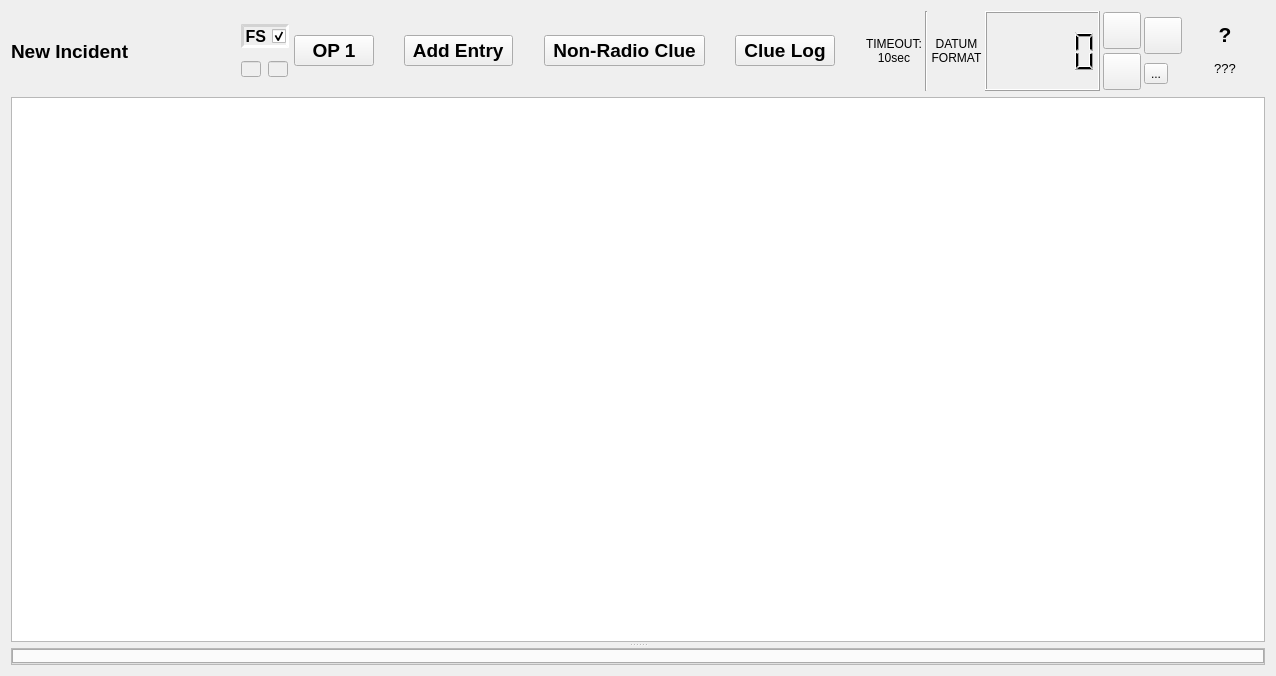
<?xml version="1.0" encoding="UTF-8"?>
<ui version="4.0">
 <class>Dialog</class>
 <widget class="QDialog" name="Dialog">
  <property name="geometry">
   <rect>
    <x>0</x>
    <y>0</y>
    <width>1276</width>
    <height>676</height>
   </rect>
  </property>
  <property name="maximumSize">
   <size>
    <width>2000</width>
    <height>1000</height>
   </size>
  </property>
  <property name="windowTitle">
   <string>Radio Log</string>
  </property>
  <layout class="QGridLayout" name="gridLayout_2">
   <item row="0" column="0">
    <layout class="QHBoxLayout" name="horizontalLayout" stretch="0,0,0,0,0,0,0,0,0,0,0,0,0,0,0">
     <property name="spacing">
      <number>3</number>
     </property>
     <item>
      <widget class="QLabel" name="incidentNameLabel">
       <property name="sizePolicy">
        <sizepolicy hsizetype="Expanding" vsizetype="Preferred">
         <horstretch>0</horstretch>
         <verstretch>0</verstretch>
        </sizepolicy>
       </property>
       <property name="minimumSize">
        <size>
         <width>225</width>
         <height>0</height>
        </size>
       </property>
       <property name="font">
        <font>
         <family>Segoe UI</family>
         <pointsize>14</pointsize>
         <weight>75</weight>
         <bold>true</bold>
        </font>
       </property>
       <property name="text">
        <string>New Incident</string>
       </property>
      </widget>
     </item>
     <item>
      <widget class="QWidget" name="comPortLayoutWidget" native="true">
       <property name="enabled">
        <bool>true</bool>
       </property>
       <property name="sizePolicy">
        <sizepolicy hsizetype="Fixed" vsizetype="Preferred">
         <horstretch>0</horstretch>
         <verstretch>0</verstretch>
        </sizepolicy>
       </property>
       <layout class="QVBoxLayout" name="comPortSectionLayout">
        <property name="spacing">
         <number>2</number>
        </property>
        <property name="leftMargin">
         <number>2</number>
        </property>
        <property name="topMargin">
         <number>2</number>
        </property>
        <property name="rightMargin">
         <number>2</number>
        </property>
        <property name="bottomMargin">
         <number>2</number>
        </property>
        <item>
         <layout class="QHBoxLayout" name="fsEnableLayout">
          <item>
           <widget class="QCheckBox" name="fsCheckBox">
            <property name="maximumSize">
             <size>
              <width>16777215</width>
              <height>24</height>
             </size>
            </property>
            <property name="font">
             <font>
              <family>Segoe UI</family>
              <pointsize>12</pointsize>
              <weight>75</weight>
              <bold>true</bold>
             </font>
            </property>
            <property name="focusPolicy">
             <enum>Qt::NoFocus</enum>
            </property>
            <property name="layoutDirection">
             <enum>Qt::RightToLeft</enum>
            </property>
            <property name="styleSheet">
             <string notr="true">border:3px inset lightgray</string>
            </property>
            <property name="text">
             <string>FS</string>
            </property>
            <property name="iconSize">
             <size>
              <width>20</width>
              <height>20</height>
             </size>
            </property>
            <property name="checked">
             <bool>true</bool>
            </property>
            <property name="tristate">
             <bool>true</bool>
            </property>
           </widget>
          </item>
         </layout>
        </item>
        <item>
         <layout class="QHBoxLayout" name="comPortLightsLayout">
          <property name="spacing">
           <number>7</number>
          </property>
          <property name="topMargin">
           <number>0</number>
          </property>
          <item>
           <widget class="QLineEdit" name="firstComPortField">
            <property name="enabled">
             <bool>false</bool>
            </property>
            <property name="maximumSize">
             <size>
              <width>20</width>
              <height>16</height>
             </size>
            </property>
            <property name="font">
             <font>
              <pointsize>4</pointsize>
             </font>
            </property>
           </widget>
          </item>
          <item>
           <widget class="QLineEdit" name="secondComPortField">
            <property name="enabled">
             <bool>false</bool>
            </property>
            <property name="maximumSize">
             <size>
              <width>20</width>
              <height>16</height>
             </size>
            </property>
            <property name="font">
             <font>
              <pointsize>4</pointsize>
             </font>
            </property>
           </widget>
          </item>
         </layout>
        </item>
       </layout>
      </widget>
     </item>
     <item>
      <widget class="QPushButton" name="opPeriodButton">
       <property name="sizePolicy">
        <sizepolicy hsizetype="Fixed" vsizetype="Fixed">
         <horstretch>0</horstretch>
         <verstretch>0</verstretch>
        </sizepolicy>
       </property>
       <property name="minimumSize">
        <size>
         <width>80</width>
         <height>0</height>
        </size>
       </property>
       <property name="font">
        <font>
         <family>Segoe UI</family>
         <pointsize>14</pointsize>
         <weight>75</weight>
         <bold>true</bold>
         <kerning>true</kerning>
        </font>
       </property>
       <property name="focusPolicy">
        <enum>Qt::NoFocus</enum>
       </property>
       <property name="toolTip">
        <string>Change Operational Period</string>
       </property>
       <property name="text">
        <string>OP 1</string>
       </property>
       <property name="iconSize">
        <size>
         <width>20</width>
         <height>20</height>
        </size>
       </property>
      </widget>
     </item>
     <item>
      <spacer name="horizontalSpacer">
       <property name="orientation">
        <enum>Qt::Horizontal</enum>
       </property>
       <property name="sizeHint" stdset="0">
        <size>
         <width>40</width>
         <height>20</height>
        </size>
       </property>
      </spacer>
     </item>
     <item>
      <widget class="QPushButton" name="pushButton">
       <property name="sizePolicy">
        <sizepolicy hsizetype="Fixed" vsizetype="Fixed">
         <horstretch>0</horstretch>
         <verstretch>0</verstretch>
        </sizepolicy>
       </property>
       <property name="font">
        <font>
         <family>Segoe UI</family>
         <pointsize>14</pointsize>
         <weight>75</weight>
         <bold>true</bold>
        </font>
       </property>
       <property name="focusPolicy">
        <enum>Qt::NoFocus</enum>
       </property>
       <property name="toolTip">
        <string/>
       </property>
       <property name="text">
        <string> Add Entry </string>
       </property>
      </widget>
     </item>
     <item>
      <spacer name="horizontalSpacer_2">
       <property name="orientation">
        <enum>Qt::Horizontal</enum>
       </property>
       <property name="sizeHint" stdset="0">
        <size>
         <width>40</width>
         <height>20</height>
        </size>
       </property>
      </spacer>
     </item>
     <item>
      <widget class="QPushButton" name="addNonRadioClueButton">
       <property name="font">
        <font>
         <family>Segoe UI</family>
         <pointsize>14</pointsize>
         <weight>75</weight>
         <bold>true</bold>
        </font>
       </property>
       <property name="focusPolicy">
        <enum>Qt::NoFocus</enum>
       </property>
       <property name="toolTip">
        <string/>
       </property>
       <property name="text">
        <string> Non-Radio Clue </string>
       </property>
      </widget>
     </item>
     <item>
      <spacer name="horizontalSpacer_3">
       <property name="orientation">
        <enum>Qt::Horizontal</enum>
       </property>
       <property name="sizeHint" stdset="0">
        <size>
         <width>40</width>
         <height>20</height>
        </size>
       </property>
      </spacer>
     </item>
     <item>
      <widget class="QPushButton" name="clueLogButton">
       <property name="font">
        <font>
         <family>Segoe UI</family>
         <pointsize>14</pointsize>
         <weight>75</weight>
         <bold>true</bold>
        </font>
       </property>
       <property name="focusPolicy">
        <enum>Qt::NoFocus</enum>
       </property>
       <property name="toolTip">
        <string/>
       </property>
       <property name="text">
        <string> Clue Log </string>
       </property>
      </widget>
     </item>
     <item>
      <spacer name="horizontalSpacer_4">
       <property name="orientation">
        <enum>Qt::Horizontal</enum>
       </property>
       <property name="sizeHint" stdset="0">
        <size>
         <width>40</width>
         <height>20</height>
        </size>
       </property>
      </spacer>
     </item>
     <item>
      <widget class="QLabel" name="timeoutLabel">
       <property name="font">
        <font>
         <family>Segoe UI</family>
         <pointsize>9</pointsize>
        </font>
       </property>
       <property name="toolTip">
        <string>Flashing red begins after this much time without contact</string>
       </property>
       <property name="text">
        <string>TIMEOUT:
10sec</string>
       </property>
       <property name="alignment">
        <set>Qt::AlignCenter</set>
       </property>
      </widget>
     </item>
     <item>
      <widget class="Line" name="line">
       <property name="orientation">
        <enum>Qt::Vertical</enum>
       </property>
      </widget>
     </item>
     <item>
      <widget class="QLabel" name="datumFormatLabel">
       <property name="font">
        <font>
         <family>Segoe UI</family>
         <pointsize>9</pointsize>
        </font>
       </property>
       <property name="text">
        <string>DATUM
FORMAT</string>
       </property>
       <property name="alignment">
        <set>Qt::AlignCenter</set>
       </property>
      </widget>
     </item>
     <item>
      <widget class="QLCDNumber" name="clock">
       <property name="sizePolicy">
        <sizepolicy hsizetype="Fixed" vsizetype="Minimum">
         <horstretch>0</horstretch>
         <verstretch>0</verstretch>
        </sizepolicy>
       </property>
       <property name="minimumSize">
        <size>
         <width>115</width>
         <height>0</height>
        </size>
       </property>
       <property name="maximumSize">
        <size>
         <width>200</width>
         <height>16777215</height>
        </size>
       </property>
      </widget>
     </item>
     <item>
      <layout class="QHBoxLayout" name="horizontalLayout_2">
       <item>
        <layout class="QVBoxLayout" name="verticalLayout_4">
         <item>
          <widget class="QToolButton" name="optionsButton">
           <property name="sizePolicy">
            <sizepolicy hsizetype="Fixed" vsizetype="Fixed">
             <horstretch>0</horstretch>
             <verstretch>0</verstretch>
            </sizepolicy>
           </property>
           <property name="focusPolicy">
            <enum>Qt::NoFocus</enum>
           </property>
           <property name="toolTip">
            <string/>
           </property>
           <property name="icon">
            <iconset resource="../radiolog_ui.qrc">
             <normaloff>:/radiolog_ui/icons/options_icon.png</normaloff>:/radiolog_ui/icons/options_icon.png</iconset>
           </property>
           <property name="iconSize">
            <size>
             <width>30</width>
             <height>30</height>
            </size>
           </property>
           <property name="shortcut">
            <string>F2</string>
           </property>
          </widget>
         </item>
         <item>
          <widget class="QToolButton" name="printButton">
           <property name="sizePolicy">
            <sizepolicy hsizetype="Fixed" vsizetype="Fixed">
             <horstretch>0</horstretch>
             <verstretch>0</verstretch>
            </sizepolicy>
           </property>
           <property name="minimumSize">
            <size>
             <width>0</width>
             <height>0</height>
            </size>
           </property>
           <property name="cursor">
            <cursorShape>ArrowCursor</cursorShape>
           </property>
           <property name="focusPolicy">
            <enum>Qt::NoFocus</enum>
           </property>
           <property name="toolTip">
            <string/>
           </property>
           <property name="text">
            <string/>
           </property>
           <property name="icon">
            <iconset resource="../radiolog_ui.qrc">
             <normaloff>:/radiolog_ui/icons/print_icon.png</normaloff>:/radiolog_ui/icons/print_icon.png</iconset>
           </property>
           <property name="iconSize">
            <size>
             <width>30</width>
             <height>30</height>
            </size>
           </property>
          </widget>
         </item>
        </layout>
       </item>
       <item>
        <layout class="QVBoxLayout" name="verticalLayout_5">
         <item>
          <widget class="QToolButton" name="helpButton">
           <property name="focusPolicy">
            <enum>Qt::NoFocus</enum>
           </property>
           <property name="toolTip">
            <string/>
           </property>
           <property name="text">
            <string/>
           </property>
           <property name="icon">
            <iconset resource="../radiolog_ui.qrc">
             <normaloff>:/radiolog_ui/icons/help_icon.png</normaloff>:/radiolog_ui/icons/help_icon.png</iconset>
           </property>
           <property name="iconSize">
            <size>
             <width>30</width>
             <height>30</height>
            </size>
           </property>
           <property name="shortcut">
            <string>F1</string>
           </property>
          </widget>
         </item>
         <item>
          <widget class="QToolButton" name="fsFilterButton">
           <property name="focusPolicy">
            <enum>Qt::NoFocus</enum>
           </property>
           <property name="text">
            <string>...</string>
           </property>
           <property name="icon">
            <iconset resource="../radiolog_ui.qrc">
             <normaloff>:/radiolog_ui/icons/empty_filter.png</normaloff>:/radiolog_ui/icons/empty_filter.png</iconset>
           </property>
           <property name="iconSize">
            <size>
             <width>30</width>
             <height>30</height>
            </size>
           </property>
          </widget>
         </item>
        </layout>
       </item>
       <item>
        <widget class="clickableWidget" name="loginWidget" native="true">
         <property name="sizePolicy">
          <sizepolicy hsizetype="Fixed" vsizetype="Fixed">
           <horstretch>0</horstretch>
           <verstretch>0</verstretch>
          </sizepolicy>
         </property>
         <property name="minimumSize">
          <size>
           <width>80</width>
           <height>80</height>
          </size>
         </property>
         <property name="maximumSize">
          <size>
           <width>80</width>
           <height>80</height>
          </size>
         </property>
         <property name="styleSheet">
          <string notr="true">QWidget#loginWidget {
	background-image: url(:/radiolog_ui/icons/user_icon_80px.png);
}
QWidget#loginWidget:hover{
	background-image: url(:/radiolog_ui/icons/user_icon_blue_80px.png);
}</string>
         </property>
         <layout class="QVBoxLayout" name="verticalLayout_6">
          <item>
           <widget class="QLabel" name="loginInitialsLabel">
            <property name="font">
             <font>
              <family>Segoe UI</family>
              <pointsize>16</pointsize>
              <weight>75</weight>
              <bold>true</bold>
             </font>
            </property>
            <property name="text">
             <string>?</string>
            </property>
            <property name="alignment">
             <set>Qt::AlignCenter</set>
            </property>
           </widget>
          </item>
          <item>
           <widget class="QLabel" name="loginIdLabel">
            <property name="font">
             <font>
              <family>Segoe UI</family>
              <pointsize>10</pointsize>
             </font>
            </property>
            <property name="text">
             <string>???</string>
            </property>
            <property name="alignment">
             <set>Qt::AlignCenter</set>
            </property>
           </widget>
          </item>
         </layout>
        </widget>
       </item>
      </layout>
     </item>
    </layout>
   </item>
   <item row="1" column="0">
    <widget class="QSplitter" name="splitter">
     <property name="sizePolicy">
      <sizepolicy hsizetype="Preferred" vsizetype="Expanding">
       <horstretch>0</horstretch>
       <verstretch>0</verstretch>
      </sizepolicy>
     </property>
     <property name="styleSheet">
      <string notr="true">QSplitter::handle{image:url(icons/SplitterPanelIcon.png)}</string>
     </property>
     <property name="frameShape">
      <enum>QFrame::NoFrame</enum>
     </property>
     <property name="midLineWidth">
      <number>-1</number>
     </property>
     <property name="orientation">
      <enum>Qt::Vertical</enum>
     </property>
     <property name="handleWidth">
      <number>6</number>
     </property>
     <property name="childrenCollapsible">
      <bool>false</bool>
     </property>
     <widget class="CustomTableView" name="tableView">
      <property name="font">
       <font>
        <pointsize>9</pointsize>
       </font>
      </property>
      <property name="focusPolicy">
       <enum>Qt::NoFocus</enum>
      </property>
      <property name="editTriggers">
       <set>QAbstractItemView::NoEditTriggers</set>
      </property>
      <property name="tabKeyNavigation">
       <bool>false</bool>
      </property>
      <property name="showDropIndicator" stdset="0">
       <bool>false</bool>
      </property>
      <property name="alternatingRowColors">
       <bool>false</bool>
      </property>
      <property name="selectionMode">
       <enum>QAbstractItemView::SingleSelection</enum>
      </property>
      <property name="selectionBehavior">
       <enum>QAbstractItemView::SelectRows</enum>
      </property>
      <property name="textElideMode">
       <enum>Qt::ElideNone</enum>
      </property>
      <property name="verticalScrollMode">
       <enum>QAbstractItemView::ScrollPerPixel</enum>
      </property>
      <attribute name="verticalHeaderVisible">
       <bool>false</bool>
      </attribute>
     </widget>
     <widget class="QFrame" name="frame">
      <property name="frameShape">
       <enum>QFrame::StyledPanel</enum>
      </property>
      <property name="frameShadow">
       <enum>QFrame::Raised</enum>
      </property>
      <layout class="QVBoxLayout" name="verticalLayout_2">
       <property name="spacing">
        <number>0</number>
       </property>
       <property name="leftMargin">
        <number>0</number>
       </property>
       <property name="topMargin">
        <number>0</number>
       </property>
       <property name="rightMargin">
        <number>0</number>
       </property>
       <property name="bottomMargin">
        <number>0</number>
       </property>
       <item>
        <widget class="QWidget" name="teamHotkeysWidget" native="true">
         <layout class="QVBoxLayout" name="verticalLayout_3">
          <property name="spacing">
           <number>0</number>
          </property>
          <property name="leftMargin">
           <number>0</number>
          </property>
          <property name="topMargin">
           <number>0</number>
          </property>
          <property name="rightMargin">
           <number>0</number>
          </property>
          <property name="bottomMargin">
           <number>0</number>
          </property>
          <item>
           <layout class="QHBoxLayout" name="teamHotkeysHLayout">
            <property name="spacing">
             <number>0</number>
            </property>
           </layout>
          </item>
         </layout>
        </widget>
       </item>
       <item>
        <layout class="QVBoxLayout" name="verticalLayout">
         <item>
          <widget class="QTabWidget" name="tabWidget">
           <property name="font">
            <font>
             <family>Segoe UI</family>
             <pointsize>9</pointsize>
            </font>
           </property>
           <property name="focusPolicy">
            <enum>Qt::NoFocus</enum>
           </property>
           <property name="styleSheet">
            <string notr="true"/>
           </property>
           <property name="currentIndex">
            <number>-1</number>
           </property>
           <property name="iconSize">
            <size>
             <width>10</width>
             <height>20</height>
            </size>
           </property>
          </widget>
         </item>
        </layout>
       </item>
      </layout>
     </widget>
    </widget>
   </item>
  </layout>
 </widget>
 <customwidgets>
  <customwidget>
   <class>CustomTableView</class>
   <extends>QTableView</extends>
   <header>radiolog.h</header>
  </customwidget>
  <customwidget>
   <class>clickableWidget</class>
   <extends>QWidget</extends>
   <header>radiolog.h</header>
   <container>1</container>
  </customwidget>
 </customwidgets>
 <tabstops>
  <tabstop>pushButton</tabstop>
  <tabstop>tableView</tabstop>
 </tabstops>
 <resources>
  <include location="../radiolog_ui.qrc"/>
 </resources>
 <connections>
  <connection>
   <sender>fsCheckBox</sender>
   <signal>stateChanged(int)</signal>
   <receiver>Dialog</receiver>
   <slot>fsCheckBoxCB()</slot>
   <hints>
    <hint type="sourcelabel">
     <x>294</x>
     <y>38</y>
    </hint>
    <hint type="destinationlabel">
     <x>450</x>
     <y>5</y>
    </hint>
   </hints>
  </connection>
 </connections>
 <slots>
  <slot>fsCheckBoxCB()</slot>
 </slots>
</ui>
